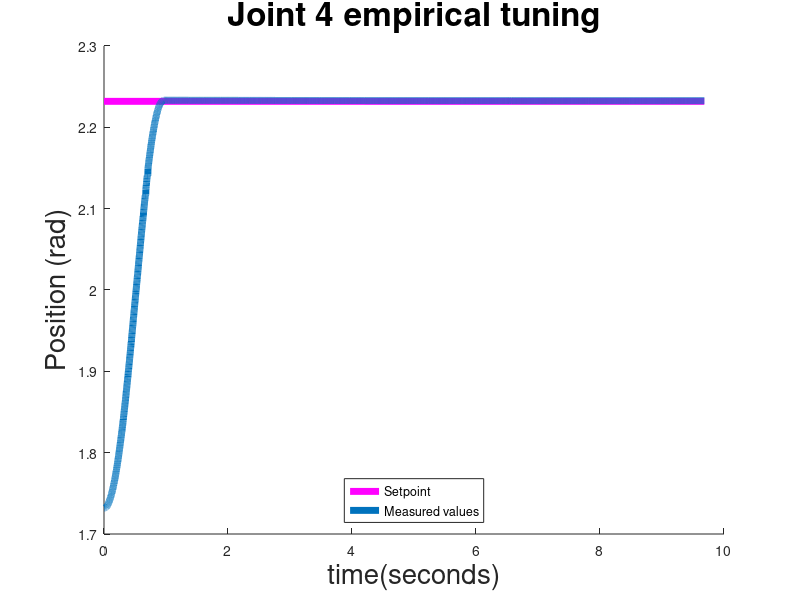

MATLAB code to generate this figure:
%graphics_toolkit ("gnuplot");

figure;

data = dlmread("manipulator_joint4_outerloop_0pt5rad.txt", ",");
a = size(data(:, 1));

setPoint = 2.23184;

hold all;
%  Add a horizontal line for the Temperature at steady state
line('XData', [data(a(:, 1), 2) 0], 'YData', [setPoint setPoint], 'LineStyle', '-', ...
    'LineWidth', 2, 'Color','m');
    
t = title('Joint 4 empirical tuning');
set(t, 'FontSize', 24); 
xl = xlabel ('time(seconds)');
set(xl, 'FontSize', 20);
yl = ylabel ('Position (rad)');
set(yl, 'FontSize', 20);

%plot(data(:, 3), data(:, 1), 'Color', 'b', data(:, 3), data(:, 2), '--', 'Color', 'r');
plot(data(:, 2), data(:, 1));
set(findall(gca, 'Type', 'Line'),'LineWidth',5);
legend('Setpoint', 'Measured values', 'Location', 'South');
print -dpng joint4_outerloop_0pt5rad.png;
